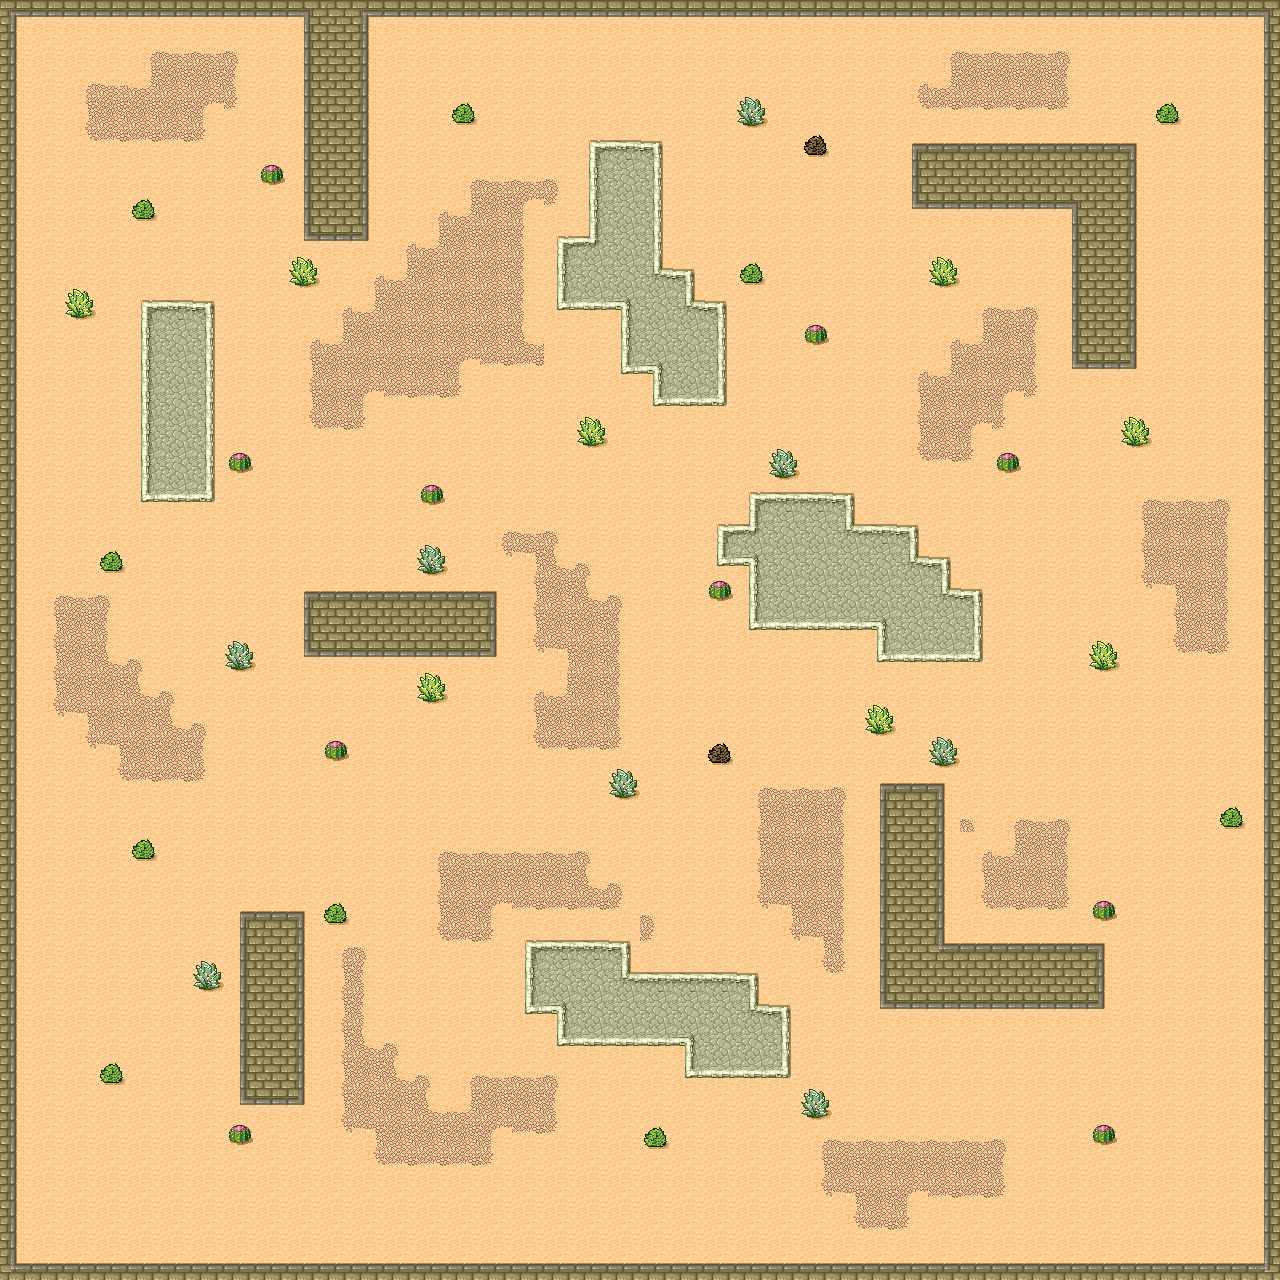

A level layout from a 2D game, rendered from its tile map. Below: a short description, then the map file with tile-grid data replaced by summaries:
An orthogonal 40x40 tile map with 32x32 px tiles, 1 tile layer (Ground).

<map version="1.0" orientation="orthogonal" width="40" height="40" tilewidth="32" tileheight="32">
 <tileset firstgid="1" name="Desert" tilewidth="32" tileheight="32" spacing="1" margin="1">
  <image source="tmw_desert_spacing.png" width="265" height="199" />
  <terraintypes>
   <terrain name="dirt" tile="-1" />
   <terrain name="brick" tile="-1" />
   <terrain name="stone" tile="-1" />
  </terraintypes>
  <tile id="0" terrain=",,,1" />
  <tile id="1" terrain=",,1,1" />
  <tile id="2" terrain=",,1," />
  <tile id="3" terrain="0,0,0," />
  <tile id="4" terrain="0,0,,0" />
  <tile id="5" terrain=",,,0" />
  <tile id="6" terrain=",,0,0" />
  <tile id="7" terrain=",,0," />
  <tile id="8" terrain=",1,,1" />
  <tile id="9" terrain="1,1,1,1" />
  <tile id="10" terrain="1,,1," />
  <tile id="11" terrain="0,,0,0" />
  <tile id="12" terrain=",0,0,0" />
  <tile id="13" terrain=",0,,0" />
  <tile id="14" terrain="0,0,0,0" />
  <tile id="15" terrain="0,,0," />
  <tile id="16" terrain=",1,," />
  <tile id="17" terrain="1,1,," />
  <tile id="18" terrain="1,,," />
  <tile id="19" terrain="1,1,1," />
  <tile id="20" terrain="1,1,,1" />
  <tile id="21" terrain=",0,," />
  <tile id="22" terrain="0,0,," />
  <tile id="23" terrain="0,,," />
  <tile id="24" terrain=",,,2" />
  <tile id="25" terrain=",,2,2" />
  <tile id="26" terrain=",,2," />
  <tile id="27" terrain="1,,1,1" />
  <tile id="28" terrain=",1,1,1" />
  <tile id="32" terrain=",2,,2" />
  <tile id="33" terrain="2,2,2,2" />
  <tile id="34" terrain="2,,2," />
  <tile id="35" terrain="2,2,2," />
  <tile id="36" terrain="2,2,,2" />
  <tile id="40" terrain=",2,," />
  <tile id="41" terrain="2,2,," />
  <tile id="42" terrain="2,,," />
  <tile id="43" terrain="2,,2,2" />
  <tile id="44" terrain=",2,2,2" />
 </tileset>
 <layer name="Ground" width="40" height="40">
  <data>[1600 cells, 1600 non-empty, 44 distinct tile ids]</data>
 </layer>
</map>
